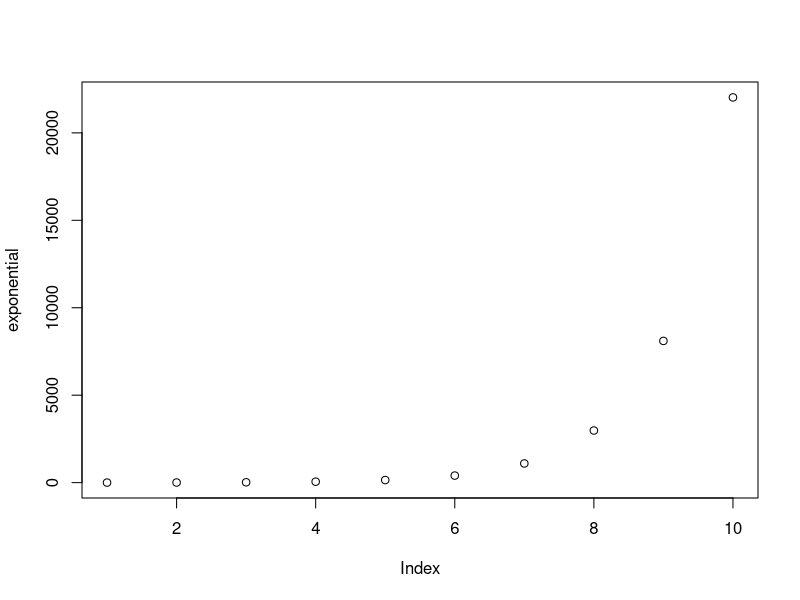
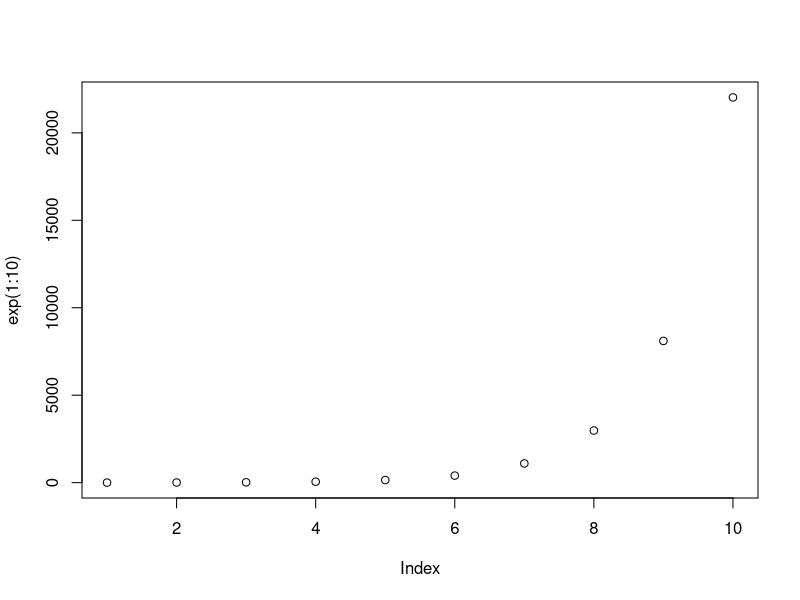

Recreate these plots in R, in order. (Note: this script raises an error after producing the figures.)
# # # # # # # # # # # # # # # # # # # # # # # # # # # # # # # # # # # # # # ####
# # # # # # # # # # # # # # # # VECTORS # # # # # # # # # # # # # # # # # # # # 
# # # # # # # # # # # # # # # # # # # # # # # # # # # # # # # # # # # # # # # # 

# create a scalar (Euler number) + pi
scalar <- pi - exp(1) 
scalar

# create an integer vector
int <- as.integer(1:10)
int
class(int)

# create an numeric vector
num <- scalar * int
num
class(num)

# see what is inside the third element in the vector num
num[3]
num[8:10]



# # # # start writing section # # # # 
# What is the difference between integer and numeric vectors?
# uno es una varaible continua, el otro discreto
# Can you see the elements from 5 to 9 in the vector num?
num[5:9]
# Can you sum the num and int vector?
num + int


# # # # finish writing section # # # # 



# vector multiplication
# Hadamard product OR element wise multiplication. The result is a vector.
num * int

# dot product OR inner product. The result is a scalar. 
sum(num * int)
num %*% int


# create a character vector
str <- as.character(c(10,2,5,2,0:5))
str
class(str)

# create a concatenated (sum) string vector by pasting 
strCon <- paste0(str,letters[1:10],LETTERS[10:1])
strCon

# create a factor vector (this is useful for regressions)
LetVec <- rep(LETTERS[1:4], 4)
LetVec
fac <- factor(LetVec, levels = c("B","A","C","D"))
fac
class(fac)
table(fac)



# # # # # # # # # # # # # # # # # # # # # # # # # # # # # # # # # # # # # # ####
# # # # # # # # # # # # # # # # MATRICES# # # # # # # # # # # # # # # # # # # # 
# # # # # # # # # # # # # # # # # # # # # # # # # # # # # # # # # # # # # # # # 

# Paste vectors side to side to create a matrix. Columns bind. 
mat <- cbind(int,num)
mat
class(mat)

# create a matrix from scratch
mat2 <- matrix(rnorm(12),nrow=3,ncol=4)
mat2
class(mat2)
# NOTE: if rnorm() does not specified mean and sd then is a standard normal also known as z distribution

# do you want to constrain the randomness? add a seed
set.seed(1)

# create a more than 2 dimensional matrix (or array)
mat2 <- array(rnorm(27),dim = c(3,3,3))
mat2
class(mat2)

# to take the first column of a matrix
mat[,1]

# to take rows 2 and 7 from the matrix
mat[c(2,7),]



# # # # start writing section # # # # 
# Create an array of 4 x 3 x 2 dimensions filled with 1 values

# Create a second array where you add a standard normal random variable

# Can you sum two matrices?



# # # # finish writing section # # # # 






# # # # # # # # # # # # # # # # # # # # # # # # # # # # # # # # # # # # # # ####
# # # # # # # # # # # # # # # # BOOLEAN LOGIC # # # # # # # # # # # # # # # # # 
# # # # # # # # # # # # # # # # # # # # # # # # # # # # # # # # # # # # # # # # 

# which of the numbers of the first column from mat is a 6?
mat[1,1] == 1
mat[,1] == 6

# which numbers are smaller than 7 and larger than 4
mat[,1] < 7 & mat[,1] > 4

# select rows with numbers smaller than 3 in the first column
mat[mat[,1] < 3,]



# # # # start writing section # # # # 
# what is the proportion of numbers larger than 1 in the mat2 matrix?

# Can you multiply two matrices?



# # # # finish writing section # # # # 



# useful way to install packages
if (!require(mvtnorm)) {install.packages("mvtnorm")}; library (mvtnorm)



# # # # # # # # # # # # # # # # # # # # # # # # # # # # # # # # # # # # # # ####
# # # # # # # # # # # # # # # # CODING STATEMENTS # # # # # # # # # # # # # # # 
# # # # # # # # # # # # # # # # # # # # # # # # # # # # # # # # # # # # # # # # 

# a for loop
exponential <- as.vector(NA)
for (i in 1:10) {
  print(i)
  exponential[i] <- exp(i) 
}
plot(exponential)

#OR with no for loop
plot(exp(1:10))



# an if statement
rand <- rnorm(1)
if (rand < 0) {
  message("random variable is lower than 0")
} else if (rand >= 0 & rand < 1) {
  message("rand is between 0 and 1")
} else {
  message("rand is larger than 1")
}



# # # # start writing section # # # # 
# Create a for loop to count how many even numbers are between 0 and 100?

# Create a loop to ploy a logarithmic function where x = 1:10

# create a function that tells me whether the numbers within a numeric vector 
# are larger or smaller than a number xi 
posOrNeg <- function (x, xi) {
  x <- ifelse(x > xi, "larger", "smaller")
  return(list(x,table(x)))
}
# random variable
x <- rnorm(100)
# call the function
posOrNeg(x, 0)



# # # # finish writing section # # # # 



# # # # # # # # # # # # # # # # # # # # # # # # # # # # # # # # # # # # # # ####
# # # # # # # # # # # # # # # # LISTS # # # # # # # # # # # # # # # # # # # # # 
# # # # # # # # # # # # # # # # # # # # # # # # # # # # # # # # # # # # # # # # 

# example
a <- hist(bvn5[,1], breaks = 20, xlim = axis_lim)
class(a)
a

# how to access the elements within the list?
a$counts
# OR
a[[2]]


# create hour list
myList <- list(list(int,num,exponential),mat,mat2)

# access to the exponential vector
myList[[1]]
myList[[1]][[3]]

# access to the 2d matrix
myList[[2]]


# you can name the list spaces 
myList <- list(mat1D = list(int=int,num=num,exp=exponential),mat2D = mat, mat3D = mat2)
myList$mat1D$exp
myList$mat2D






# # # # # # # # # # # # # # # # # # # # # # # # # # # # # # # # # # # # # # ####
# # # # # # # # # # # # # # # # PROBABILITY # # # # # # # # # # # # # # # # # # 
# # # # # # # # # # # # # # # # # # # # # # # # # # # # # # # # # # # # # # # # 

# # # # # Bernoulli Distribution # # # # #

# how many events?
n <- 10000

# mean and/or sufficient statistic
p <- .5

# simulation
X <- rbinom(n, 1, p)

# call package for visualization
library(ggplot2)
X <- data.frame(x = as.character(c(rep(1,n), rep(0,n))),
                f_x = c(X, 1-X))
ggplot(X,aes(x=x,y=f_x)) + 
  stat_summary(geom="bar") +
  ylim(c(0,1))



# # # # # Binomial Distribution # # # # #

# probability of obtaining 80% correct in the ENARM given that you respond at chance?

# how many random samples?
N <- 1000

# how many questions? (size)
n <- 100

# parameter at chance?
p <- 1/4

# simulation distribution of a die
X <- rbinom(n = n, size = n, prob = p)

# simple visualization
plot(table(X)/N)

# theoretical mean: E[X]=k*p
n*p
# theoretical variance: var[X]=k*p*(1-p)
n*p*(1-p)

# expected value experimental mean
mean(X)
# experimental variance
var(X)


# call package for visualization
library(ggplot2)
X <- data.frame(X=X)
ggplot(X, aes(x=X)) + 
  geom_histogram(binwidth=1, color="black", fill="white") +
  geom_vline(xintercept = 80, color="blue", linetype="dashed", size=1)






# # # # # Normal Distribution # # # # #

# Number of random samples
N <- 1000 

# simulate a distribution of IQ (mean 100 and sd 15)
iq_dist <- rnorm(N, mean = 100, sd = 15)

# see the histogram
hist(iq_dist)
# more resolution ?
hist(iq_dist, breaks = 50)

# other distributions
# uniform
uniform <- runif(N,min = 0, max = 1)
hist(uniform,20)

# beta
beta <- rbeta(N,0.5,0.5)
hist(beta,20)

beta <- rbeta(N,1,1)
hist(beta,10)



# multivariate normal distribution (useful to cognitive modeling and reinforcement learning)

# Parameters for bivariate normal distribution
# two means
mu <- c(2,0)
# sigma matrix (variance-covariance matrix)
sigma <- matrix(c(  1, -1,
                    -1,   2), nrow = 2, ncol = 2)
# simulate N data points
bvn5 <- mvtnorm::rmvnorm(N,mu,sigma)


# create a vector for the axis limits
axis_lim <- c(-5,6)

# visualize the joint distribution
plot(bvn5[,1],bvn5[,2], xlim = axis_lim, ylim = axis_lim)

# visualize the marginal for the first dimension
hist(bvn5[,1], breaks = 20, xlim = axis_lim)

# visualize the marginal for the second dimension
hist(bvn5[,2], breaks = 20, xlim = axis_lim)

